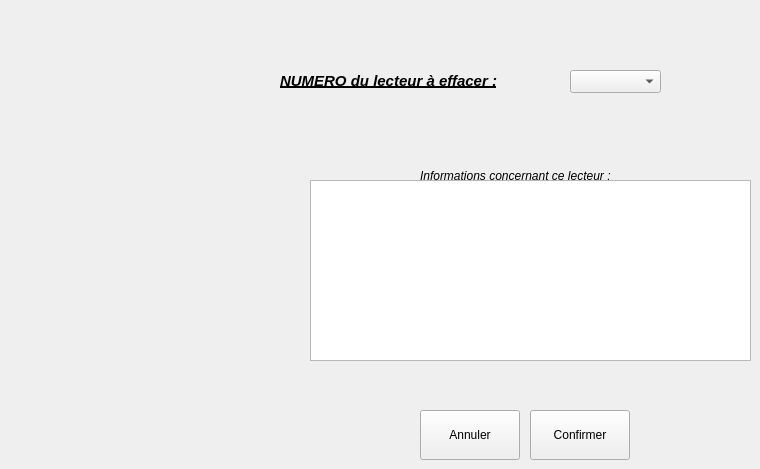
      <widget class="QWidget" name="tbEffacerLecteur">
       <attribute name="title">
        <string>Effacer un lecteur existant...</string>
       </attribute>
       <widget class="QLabel" name="label_136">
        <property name="geometry">
         <rect>
          <x>280</x>
          <y>70</y>
          <width>271</width>
          <height>21</height>
         </rect>
        </property>
        <property name="font">
         <font>
          <pointsize>11</pointsize>
          <weight>75</weight>
          <italic>true</italic>
          <bold>true</bold>
          <underline>true</underline>
         </font>
        </property>
        <property name="text">
         <string>NUMERO du lecteur à effacer :</string>
        </property>
       </widget>
       <widget class="QTextEdit" name="txtInfoLectDel">
        <property name="geometry">
         <rect>
          <x>310</x>
          <y>180</y>
          <width>441</width>
          <height>181</height>
         </rect>
        </property>
       </widget>
       <widget class="QPushButton" name="btAnnulerLectSupp">
        <property name="geometry">
         <rect>
          <x>420</x>
          <y>410</y>
          <width>100</width>
          <height>50</height>
         </rect>
        </property>
        <property name="text">
         <string>Annuler</string>
        </property>
        <property name="icon">
         <iconset>
          <normaloff>C:/Users/Tom/Documents/ECOLE/BTS_IRIS_2/SuPerL/LINUX/FONCTIONNEL_RV1/Projet_Config/ressources/ButtonClose.png</normaloff>C:/Users/Tom/Documents/ECOLE/BTS_IRIS_2/SuPerL/LINUX/FONCTIONNEL_RV1/Projet_Config/ressources/ButtonClose.png</iconset>
        </property>
       </widget>
       <widget class="QComboBox" name="cBoxLectSupp">
        <property name="geometry">
         <rect>
          <x>570</x>
          <y>70</y>
          <width>91</width>
          <height>23</height>
         </rect>
        </property>
       </widget>
       <widget class="QPushButton" name="btOkLectSupp">
        <property name="geometry">
         <rect>
          <x>530</x>
          <y>410</y>
          <width>100</width>
          <height>50</height>
         </rect>
        </property>
        <property name="text">
         <string>Confirmer</string>
        </property>
        <property name="icon">
         <iconset>
          <normaloff>C:/Users/Tom/Documents/ECOLE/BTS_IRIS_2/SuPerL/LINUX/FONCTIONNEL_RV1/Projet_Config/ressources/bt_ok.png</normaloff>C:/Users/Tom/Documents/ECOLE/BTS_IRIS_2/SuPerL/LINUX/FONCTIONNEL_RV1/Projet_Config/ressources/bt_ok.png</iconset>
        </property>
       </widget>
       <widget class="QLabel" name="label_135">
        <property name="geometry">
         <rect>
          <x>420</x>
          <y>160</y>
          <width>271</width>
          <height>31</height>
         </rect>
        </property>
        <property name="font">
         <font>
          <weight>50</weight>
          <italic>true</italic>
          <bold>false</bold>
          <underline>false</underline>
         </font>
        </property>
        <property name="text">
         <string>Informations concernant ce lecteur :</string>
        </property>
       </widget>
      </widget>
